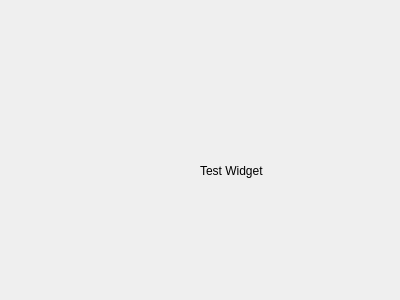
<?xml version="1.0" encoding="UTF-8"?>
<ui version="4.0">
 <class>test_widget</class>
 <widget class="QWidget" name="test_widget">
  <property name="geometry">
   <rect>
    <x>0</x>
    <y>0</y>
    <width>400</width>
    <height>300</height>
   </rect>
  </property>
  <property name="windowTitle">
   <string>Form</string>
  </property>
  <widget class="QLabel" name="label">
   <property name="geometry">
    <rect>
     <x>200</x>
     <y>140</y>
     <width>141</width>
     <height>61</height>
    </rect>
   </property>
   <property name="text">
    <string>Test Widget</string>
   </property>
  </widget>
 </widget>
 <resources/>
 <connections/>
</ui>
